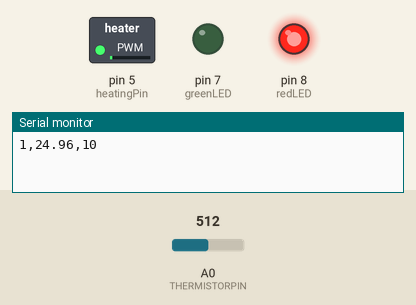
A sketch run on a simulated Arduino Uno, built with avr-gcc and run on an emulated ATmega328P. On the bench: switched loads named in the sketch (green lamp = pin HIGH), output pins drawn as LEDs (lit = HIGH), the last lines printed to the serial monitor. The test bench sets the inputs (shaded band); at power-on: A0 (THERMISTORPIN) = 512.

Above: at 1.2 s.
1.3 s: A0 (THERMISTORPIN) set to 198
4.3 s: A0 (THERMISTORPIN) set to 186
At 7.0 s:
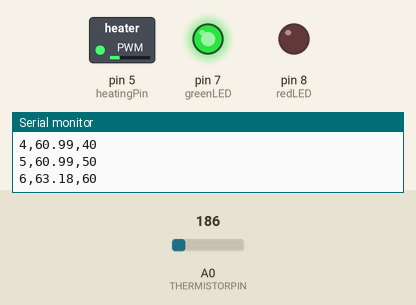
7.3 s: A0 (THERMISTORPIN) set to 122
At 9.3 s:
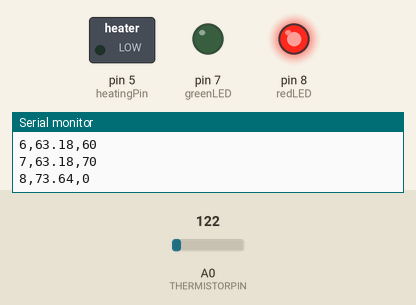
9.8 s: A0 (THERMISTORPIN) set to 2
12.6 s: A0 (THERMISTORPIN) set to 0
At 15.3 s:
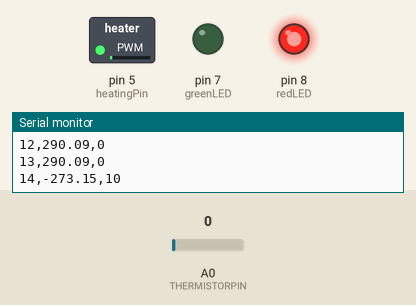
15.6 s: A0 (THERMISTORPIN) set to 35
Timing chart, 0 to 18.6 s (numbered marks = the images above; inputs shaded):
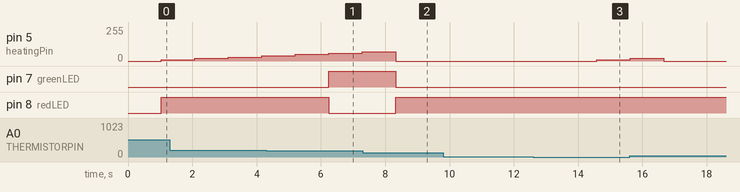

The sketch:

initialTest_VeldersCode.ino
```cpp
/*
  the thermistor code and math therein is based on https://learn.adafruit.com/thermistor/using-athermistor
  https://github.com/adafruit/Thermistor-test and the Steinhart–Hart equation for converting the
  resistance to temperature.
  Vittorio Saggiomo
*/
/*
  // values that can be changed. Change the numbers for changing the operational temperature and
  time of the LAMP
  #define TARGET_TEMP 65.5
  #define MINTEMP 63
  #define MAXTEMP 68
  // time of the experiment in minutes
  #define TIMEmin 45
*/
const float TARGET_TEMP = 65.6;
const float MINTEMP = 63;
const float MAXTEMP = 68;
// time of the experiment in minutes
#define TIMEmin 45
// thermistor block
// which analog pin to connect
#define THERMISTORPIN A0
// resistance at 25 degrees C
#define THERMISTORNOMINAL 100000
// temp. for nominal resistance (almost always 25 C)
#define TEMPERATURENOMINAL 25
// how many samples to take and average, more takes longer
// but is more 'smooth'
#define NUMSAMPLES 4
// The beta coefficient of the thermistor (usually 3000-4000)
#define BCOEFFICIENT 3950
// the value of the 'other' resistor
#define SERIESRESISTOR 100000
// 0 Voltage setting in cycle zone C and if stable zone temp is exceeded.
unsigned const int Temp0 = 0;
// de- or increment of voltage setting if temp is off (zone B,D&F)
unsigned const int HeatAdjust = 10;
// tolerated difference between current and desired temp
const float HeatTolerance = 0.1;
// Initial value of the PWM signal sent to the thermistor gate
int Set = 0;
// the pin for controlling the MOSFET - heating coil
#define heatingPin 5
// the pin of the green LED
#define greenLED 7
// the pin of the red LED
#define redLED 8
//converts the time from minutes to milliseconds
float TIME = TIMEmin * 60000;
// this setup uses 30/40mA
int samples[NUMSAMPLES];
void setup(void) {
  // for the arduino serial monitor
  Serial.begin(9600);
  // pinmodes
  pinMode(heatingPin, OUTPUT);
  pinMode(greenLED, OUTPUT);
  pinMode(redLED, OUTPUT);
}
void loop(void) {
  uint8_t i;
  float average;
  // take N samples in a row, with a slight delay
  for (i = 0; i < NUMSAMPLES; i++) {
    samples[i] = analogRead(THERMISTORPIN);
    delay(10);
  }
  // average all the samples out
  average = 0;
  for (i = 0; i < NUMSAMPLES; i++) {
    average += samples[i];
  }
  average /= NUMSAMPLES;
  // convert the value to resistance
  average = 1023 / average - 1;
  average = SERIESRESISTOR / average;
  // "steinhart" is the temperature reading converted in °C
  float steinhart;
  steinhart = average / THERMISTORNOMINAL; // (R/Ro)
  steinhart = log(steinhart); // ln(R/Ro)
  steinhart /= BCOEFFICIENT; // 1/B * ln(R/Ro)
  steinhart += 1.0 / (TEMPERATURENOMINAL + 273.15); // + (1/To)
  steinhart = 1.0 / steinhart; // Invert
  steinhart -= 273.15; // convert to C
  // delay between the measuerements, in milliseconds
  delay(1000);
  // print the seconds and the temperature in the serial monitor
  Serial.print(millis() / 1000);
  Serial.print(",");
  Serial.print(steinhart);
  Serial.print(",");
  /*
    // if the temperature is lower than variable TEMP the program switches on the heating coil, if
    higher than variable TEMP then it switches it off.
    // In the serial monitor it prints 0 if the coil is off, and 1 if the coil is on
    if (steinhart >= TARGET_TEMP) {
    Serial.print("0,");
    analogWrite(heatingPin, 0);
    } else {
    Serial.print("1,");
    // heatingpin 100 = 370mA, 130=500mA, 150=580mA for a 5cm 200um nichrome coil
    analogWrite(heatingPin, 130);
    }
  */
  // void checkHeating(float TARGET_TEMP, int Set){
  float CurrentT = steinhart;
  if (CurrentT <= (TARGET_TEMP - HeatTolerance)) {
    Set += HeatAdjust;
    if (Set > 255) {
      Set = 255;
    }
  } else {
    if (CurrentT >= (TARGET_TEMP - HeatTolerance)) {
      Set = 0;
    } else {};
  };
  analogWrite(heatingPin, Set);
  Serial.println(Set);
  // LED user feedback. If the temperature is between MINTEMP and MAXTEMP, the program turns on the green LED, in the other cases, it turns on the red LED
  if (steinhart > MINTEMP && steinhart < MAXTEMP) {
    digitalWrite(greenLED, HIGH);
    digitalWrite(redLED, LOW);
  }
  else {
    digitalWrite(greenLED, LOW);
    digitalWrite(redLED, HIGH);
  }
  // LED user feedback. After TIME both LEDs are turned on.
  if (millis() > TIME ) {
    digitalWrite(greenLED, HIGH);
    digitalWrite(redLED, HIGH);
  }
  else {
  }
}
```

Measured:
- the behaviour switches between 187 and 186 on A0 (THERMISTORPIN) (found by bisection; images 0 and 1)
- after the input at 4.3 s, pin 7 (greenLED): LOW → HIGH after 1.9 s; pin 8 (redLED): HIGH → LOW after 1.9 s
- after the input at 7.3 s, pin 7 (greenLED): HIGH → LOW after 1.0 s; pin 8 (redLED): LOW → HIGH after 1.0 s
- after the input at 12.6 s, pin 5 (heatingPin): 0/255 → 10/255 after 2.0 s
